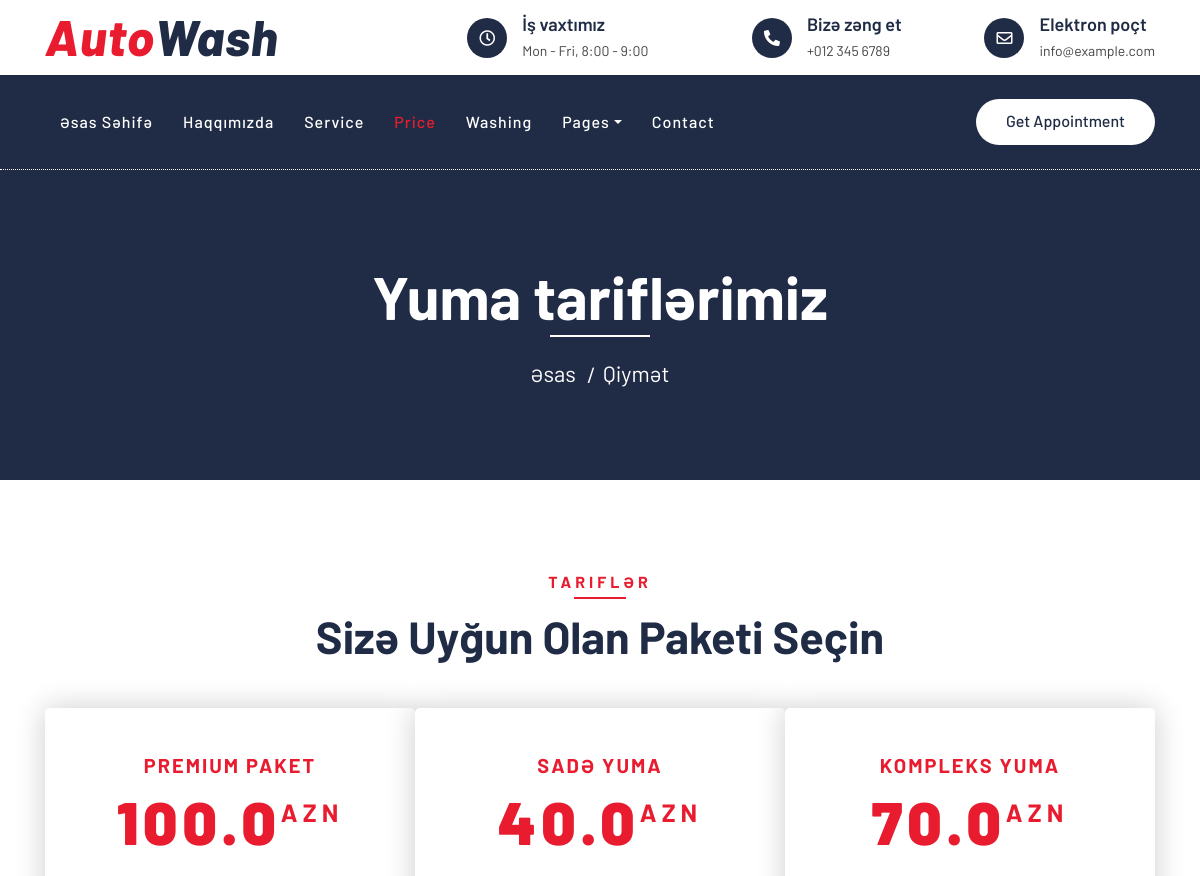
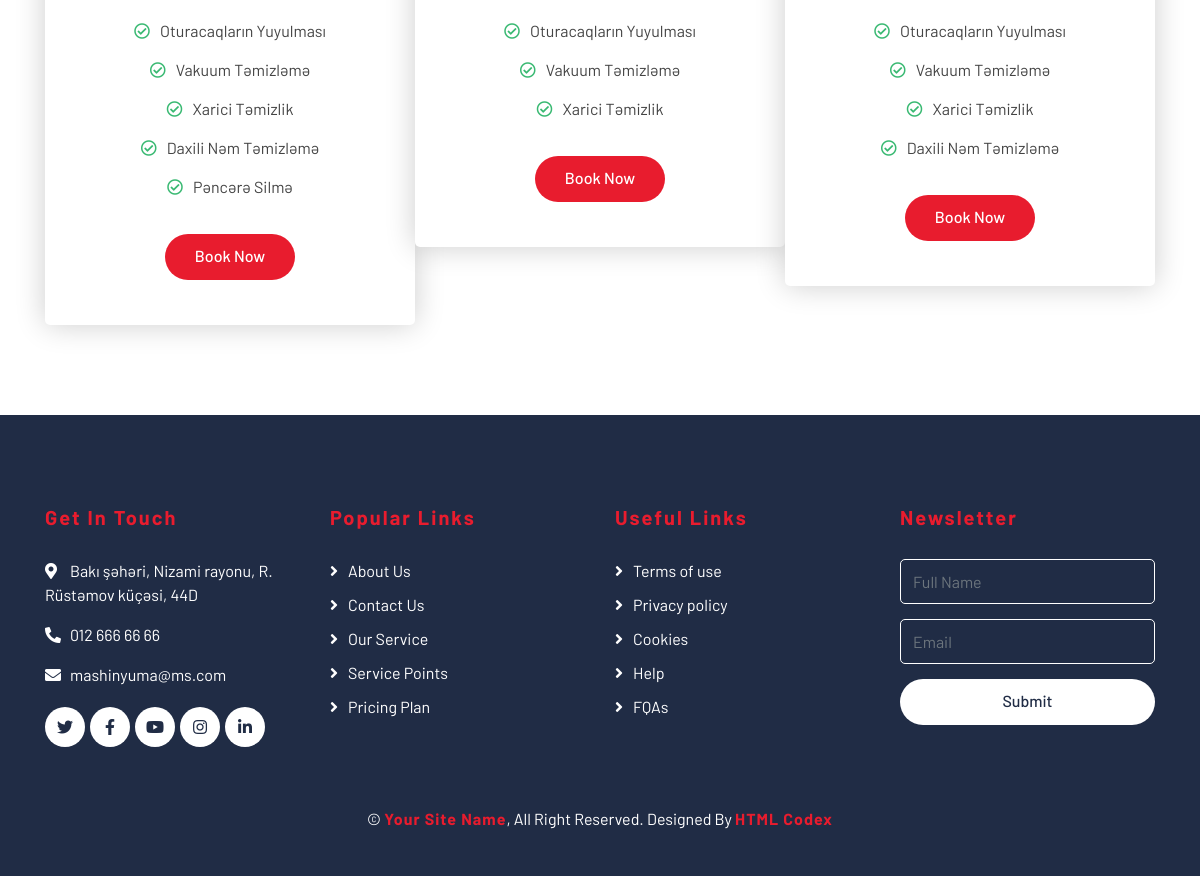
The page /price/ on the database its author committed (2 pictures, top to bottom).
### pages/models.py (models this page shows, shortened)
class Price(models.Model):
    title = models.CharField(max_length=100, verbose_name="Başlıq")
    price = models.FloatField(verbose_name="Qiymət")
    pr1 = models.CharField(verbose_name="Paketə daxildir",blank=True,max_length=100)
    pr2 = models.CharField(verbose_name="Paketə daxildir",blank=True,max_length=100)
    pr3 = models.CharField(verbose_name="Paketə daxildir",blank=True,max_length=100)
    pr4 = models.CharField(verbose_name="Paketə daxildir",blank=True,max_length=100)
    pr5 = models.CharField(verbose_name="Paketə daxildir",blank=True,max_length=100)
    pr6 = models.CharField(verbose_name="Paketə daxildir",blank=True,max_length=100)
    pr7 = models.CharField(verbose_name="Paketə daxildir",blank=True,max_length=100)
    pr8 = models.CharField(verbose_name="Paketə daxildir",blank=True,max_length=100)
    pr9 = models.CharField(verbose_name="Paketə daxildir",blank=True,max_length=100)
    pr10 = models.CharField(verbose_name="Paketə daxildir",blank=True,max_length=100)
    status = models.CharField(choices=STATUS,max_length=100)
    created_date = models.DateTimeField(auto_now_add=True)
    class Meta:
        verbose_name = "Qiymət Paketlər"
        verbose_name_plural = "Qiymət Paketlər"

class Location(models.Model):
    title = models.CharField(max_length=100,verbose_name="Başlıq")
    location = models.TextField(verbose_name="Ünvan")
    phone = models.CharField(max_length=100,verbose_name="Telefon")
    is_main = models.BooleanField(default=False,verbose_name="Əsas ünvan")
    email = models.EmailField(blank=True)
    status = models.CharField(choices=STATUS,max_length=100)
    facebook = models.CharField(max_length=1000,blank=True)
    twitter = models.CharField(max_length=1000,blank=True)
    instagram = models.CharField(max_length=1000,blank=True)
    youtube = models.CharField(max_length=1000,blank=True)
    linkedin = models.CharField(max_length=1000,blank=True)
    created_date = models.DateTimeField(auto_now_add=True)
    class Meta:
        verbose_name = "Ünvan"
        verbose_name_plural = "Ünvanlar"

### pages/views.py (the view)
# urls.py: path('price/',views.price,name = 'price'),
def price(request):
    prices = Price.objects.filter(status = "active")
    context = {
        "prices":prices,
    }
    return render(request, "pages/price.html",context)

### pages/context_processor.py (called while the page is built)
def about(request):
    about = About.objects.get()
    context = {
        "about":about,
    }
    return context

def location(request):
    settings = Location.objects.get(is_main =True)
    context = {
        "settings":settings,
    }
    return context

### templates/pages/price.html (shortened to what this page needs)
{% extends "base.html" %}
{% block body %}
        <div class="page-header">
            <div class="container">
                <div class="row">
                    <div class="col-12">
                        <h2>Yuma tariflərimiz</h2>
                    </div>
                    <div class="col-12">
                        <a href="{% url 'pages:index' %}">Əsas</a>
                        <a href="">Qiymət</a>
                    </div>
                </div>
            </div>
        </div>
        <div class="price">
            <div class="container">
                <div class="section-header text-center">
                    <p>Tariflər</p>
                    <h2>Sizə uyğun olan paketi seçin</h2>
                </div>
                <div class="row">
                    {% for price in prices  %}
                    <div class="col-md-4">
                        <div class="price-item featured-item">
                            <div class="price-header">
                                <h3>{{price.title}}</h3>
                                <h2><strong>{{price.price}}</strong><span>AZN</span></h2>
                            </div>
                            <div class="price-body">
                                <ul>
                                    <li><i class="far fa-check-circle"></i>{{price.pr1}}</li>
                                    <li><i class="far fa-check-circle"></i>{{price.pr2}}</li>
                                    {% if price.pr3 %}
                                    <li><i class="far fa-check-circle"></i>{{price.pr3}}</li>
                                    {% endif %}
                                    {% if price.pr4 %}
                                    <li><i class="far fa-check-circle"></i>{{price.pr4}}</li>
                                    {% endif %}
                                    {% if price.pr5 %}
                                    <li><i class="far fa-check-circle"></i>{{price.pr5}}</li>
                                    {% endif %}
                                </ul>
                            </div>
                            <div class="price-footer">
                                <a class="btn btn-custom" href="{% url 'pages:washingpoints' %}">Book Now</a>
                            </div>
                        </div>
                    </div>
                    {% endfor %}
                </div>
            </div>
        </div>
{% endblock body %}

### templates/includes/footer.html (shortened to what this page needs)
{% load static %}
        <div class="footer">
            <div class="container">
                <div class="row">
                    <div class="col-lg-3 col-md-6">
                        <div class="footer-contact">
                            <h2>Get In Touch</h2>
                            <p><i class="fa fa-map-marker-alt"></i>{{settings.location}}</p>
                            <p><i class="fa fa-phone-alt"></i>{{settings.phone}}</p>
                            <p><i class="fa fa-envelope"></i>{{settings.email}}</p>
                            <div class="footer-social">
                                <a class="btn" href="{{settings.twitter}}"><i class="fab fa-twitter"></i></a>
                                <a class="btn" href="{{settings.facebook}}"><i class="fab fa-facebook-f"></i></a>
                                <a class="btn" href="{{settings.youtube}}"><i class="fab fa-youtube"></i></a>
                                <a class="btn" href="{{settings.instagram}}"><i class="fab fa-instagram"></i></a>
                                <a class="btn" href="{{settings.linkedin}}"><i class="fab fa-linkedin-in"></i></a>
                            </div>
                        </div>
                    </div>
                    <div class="col-lg-3 col-md-6">
                        <div class="footer-link">
                            <h2>Popular Links</h2>
                            <a href="">About Us</a>
                            <a href="">Contact Us</a>
                            <a href="">Our Service</a>
                            <a href="">Service Points</a>
                            <a href="">Pricing Plan</a>
                        </div>
                    </div>
                    <div class="col-lg-3 col-md-6">
                        <div class="footer-link">
                            <h2>Useful Links</h2>
                            <a href="">Terms of use</a>
                            <a href="">Privacy policy</a>
                            <a href="">Cookies</a>
                            <a href="">Help</a>
                            <a href="">FQAs</a>
                        </div>
                    </div>
                    <div class="col-lg-3 col-md-6">
                        <div class="footer-newsletter">
                            <h2>Newsletter</h2>
                            <form>
                                <input class="form-control" placeholder="Full Name">
                                <input class="form-control" placeholder="Email">
                                <button class="btn btn-custom">Submit</button>
                            </form>
                        </div>
                    </div>
                </div>
            </div>
            <div class="container copyright">
                <p>&copy; <a href="#">Your Site Name</a>, All Right Reserved. Designed By <a href="https://htmlcodex.com">HTML Codex</a></p>
            </div>
        </div>

### rows shown on the page
Price: title "PREMIUM PAKET", price "100.0", pr1 "Oturacaqların Yuyulması", pr2 "Vakuum Təmizləmə", pr3 "Xarici Təmizlik", pr4 "Daxili Nəm Təmizləmə", pr5 "Pəncərə Silmə"
Price: title "SADƏ YUMA", price "40.0", pr1 "Oturacaqların Yuyulması", pr2 "Vakuum Təmizləmə", pr3 "Xarici Təmizlik"
Price: title "KOMPLEKS YUMA", price "70.0", pr1 "Oturacaqların Yuyulması", pr2 "Vakuum Təmizləmə", pr3 "Xarici Təmizlik", pr4 "Daxili Nəm Təmizləmə"
Location: location "Bakı şəhəri, Nizami rayonu, R. Rüstəmov küçəsi, 44D", phone "012 666 66 66", email "mashinyuma@ms.com"
